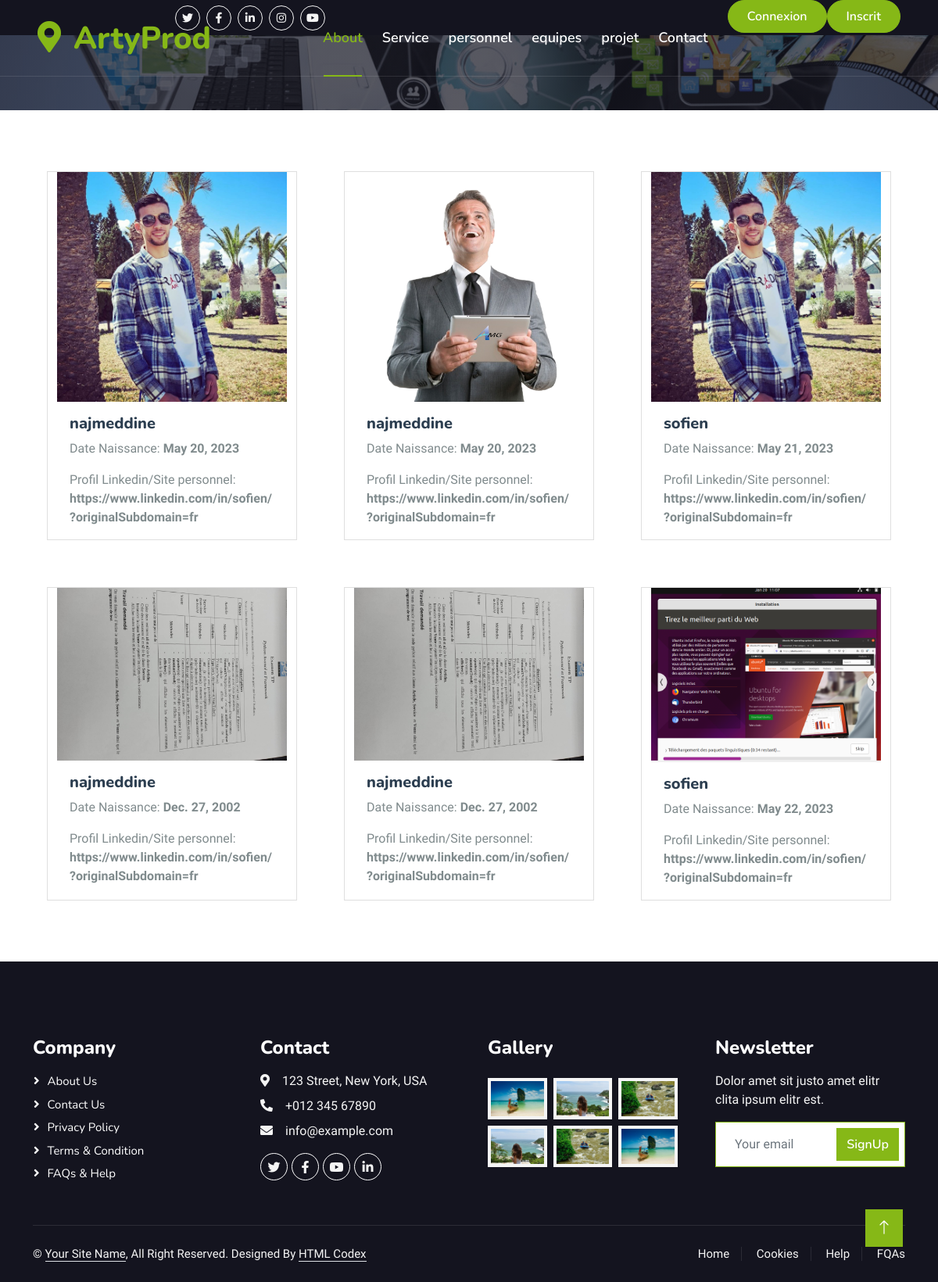
/ArtyProd/TtPersonnel/, run on the app's committed database.
### ArtyProd/models.py (models this page shows, shortened)
class Personnel(models.Model):
    nom = models.CharField(max_length=100)
    prenom = models.CharField(max_length=100, default='')
    date_naissance = models.DateField(default=datetime.date.today)
    photo = models.ImageField(upload_to='photosProfil/', blank=True, null=True)
    cv = models.FileField(upload_to='cv/', blank=True, null=True)
    date_affectation = models.DateField(null=True, default=datetime.date.today)
    profil_linkedin_ou_site_personnel = models.URLField(blank=True)

### ArtyProd/views.py (the view)
# urls.py: path('TtPersonnel/', views.TtPersonnel, name='TtPersonnel'),
def TtPersonnel(request):
        personnels= Personnel.objects.all()
        context={'personnels':personnels}
        return render( request,'personnels/personnels.html',context )

### ArtyProd/templates/personnels/personnels.html
{% extends 'navbar.html' %}
{% block content %}
<div class="container">
    <div class="row">
            {% for personnel in personnels %}
            {% if forloop.counter0|divisibleby:3 %}
            </div>
            <div class="row">
                {% endif %}
                <div class="card" style="width: 20rem;; margin: 30px;">
                    {% if personnel.photo %}
                    <img src="{{ personnel.photo.url }}" alt="{{ personnel.nom }}" class="card-img-top">
                    {% endif %}
                    <div class="card-body">
                        <h5 class="card-title">{{ personnel.nom }}</h5>
                        <p class="card-text">Date Naissance: <b>{{ personnel.date_naissance }}</b></p>
                        <p class="card-text">Profil Linkedin/Site personnel: <b>{{ personnel.profil_linkedin_ou_site_personnel }}</b></p>
                    </div>
                </div>
            {% endfor %}
        </div>
    </div>
{% endblock %}

### ArtyProd/templates/navbar.html (shortened to what this page needs)
<!DOCTYPE html>
<html lang="en">
<head>
    <link href="https://cdnjs.cloudflare.com/ajax/libs/font-awesome/5.10.0/css/all.min.css" rel="stylesheet">
    <link href="https://cdn.jsdelivr.net/npm/bootstrap-icons@1.4.1/font/bootstrap-icons.css" rel="stylesheet">
    <link href="/static/lib/animate/animate.min.css" rel="stylesheet">
    <link href="/static/lib/owlcarousel/assets/owl.carousel.min.css" rel="stylesheet">
    <link href="/static/lib/tempusdominus/css/tempusdominus-bootstrap-4.min.css" rel="stylesheet" />
    <link href="/static/css/bootstrap.min.css" rel="stylesheet">
    <link href="/static/css/style.css" rel="stylesheet">
</head>
<body>
    <div class="container-fluid bg-dark px-5 d-none d-lg-block">
        <div class="row gx-0">
            <div class="col-lg-4 text-center text-lg-end">
                <div class="d-inline-flex align-items-center" style="height: 45px;">
                    <a class="btn btn-sm btn-outline-light btn-sm-square rounded-circle me-2" href=""><i
                            class="fab fa-twitter fw-normal"></i></a>
                    <a class="btn btn-sm btn-outline-light btn-sm-square rounded-circle me-2" href=""><i
                            class="fab fa-facebook-f fw-normal"></i></a>
                    <a class="btn btn-sm btn-outline-light btn-sm-square rounded-circle me-2" href=""><i
                            class="fab fa-linkedin-in fw-normal"></i></a>
                    <a class="btn btn-sm btn-outline-light btn-sm-square rounded-circle me-2" href=""><i
                            class="fab fa-instagram fw-normal"></i></a>
                    <a class="btn btn-sm btn-outline-light btn-sm-square rounded-circle" href=""><i
                            class="fab fa-youtube fw-normal"></i></a>
                </div>
            </div>
        </div>
    </div>
    <nav class="navbar navbar-expand-lg navbar-light px-4 px-lg-5 py-3 py-lg-0">
        <a href="" class="navbar-brand p-0">
            <h1 class="text-primary m-0"><i class="fa fa-map-marker-alt me-3"></i>ArtyProd</h1>
        </a>
        <div class="collapse navbar-collapse" id="navbarCollapse">
            <div class="navbar-nav ms-auto py-0">
                <a href="about.html" class="nav-item nav-link active">About</a>
                <a href="{% url 'TtService' %}" class="nav-item nav-link">Service</a>
                <a href="{% url 'TtPersonnel' %}" class="nav-item nav-link">personnel</a>
                <a href="{% url 'list_equipes' %}" class="nav-item nav-link">equipes</a>
                <a href="{% url 'TtProjet' %}" class="nav-item nav-link">projet</a>
                <a href="{% url 'contact' %}" class="nav-item nav-link">Contact</a>
                {% if user.is_authenticated %}
                <li><a href="{% url 'logout' %}" class="nav-item nav-link">Déconnexion</a></li>
                {% else %}
                <li><a href="{% url 'login' %}" class="btn btn-primary rounded-pill py-2 px-4">Connexion</a></li>
                <li class="nav-item active">
                    <a href="{% url 'register' %}" class="btn btn-primary rounded-pill py-2 px-4">Inscrit</a>
                </li>
                {% endif %}
            </div>
        </div>
    </nav>
    <div class="container-fluid bg-primary py-5 mb-5 hero-header">
    </div>
    {% block content %} {% endblock %}
    <div class="container-fluid bg-dark text-light footer pt-5 mt-5 wow fadeIn" data-wow-delay="0.1s">
        <div class="container py-5">
            <div class="row g-5">
                <div class="col-lg-3 col-md-6">
                    <h4 class="text-white mb-3">Company</h4>
                    <a class="btn btn-link" href="">About Us</a>
                    <a class="btn btn-link" href="">Contact Us</a>
                    <a class="btn btn-link" href="">Privacy Policy</a>
                    <a class="btn btn-link" href="">Terms & Condition</a>
                    <a class="btn btn-link" href="">FAQs & Help</a>
                </div>
                <div class="col-lg-3 col-md-6">
                    <h4 class="text-white mb-3">Contact</h4>
                    <p class="mb-2"><i class="fa fa-map-marker-alt me-3"></i>123 Street, New York, USA</p>
                    <p class="mb-2"><i class="fa fa-phone-alt me-3"></i>+012 345 67890</p>
                    <p class="mb-2"><i class="fa fa-envelope me-3"></i>info@example.com</p>
                    <div class="d-flex pt-2">
                        <a class="btn btn-outline-light btn-social" href=""><i class="fab fa-twitter"></i></a>
                        <a class="btn btn-outline-light btn-social" href=""><i class="fab fa-facebook-f"></i></a>
                        <a class="btn btn-outline-light btn-social" href=""><i class="fab fa-youtube"></i></a>
                        <a class="btn btn-outline-light btn-social" href=""><i class="fab fa-linkedin-in"></i></a>
                    </div>
                </div>
                <div class="col-lg-3 col-md-6">
                    <h4 class="text-white mb-3">Gallery</h4>
                    <div class="row g-2 pt-2">
                        <div class="col-4">
                            <img class="img-fluid bg-light p-1" src="/static/img/package-1.jpg" alt="">
                        </div>
                        <div class="col-4">
                            <img class="img-fluid bg-light p-1" src="/static/img/package-2.jpg" alt="">
                        </div>
                        <div class="col-4">
                            <img class="img-fluid bg-light p-1" src="/static/img/package-3.jpg" alt="">
                        </div>
                        <div class="col-4">
                            <img class="img-fluid bg-light p-1" src="/static/img/package-2.jpg" alt="">
                        </div>
                        <div class="col-4">
                            <img class="img-fluid bg-light p-1" src="/static/img/package-3.jpg" alt="">
                        </div>
                        <div class="col-4">
                            <img class="img-fluid bg-light p-1" src="/static/img/package-1.jpg" alt="">
                        </div>
                    </div>
                </div>
                <div class="col-lg-3 col-md-6">
                    <h4 class="text-white mb-3">Newsletter</h4>
                    <p>Dolor amet sit justo amet elitr clita ipsum elitr est.</p>
                    <div class="position-relative mx-auto" style="max-width: 400px;">
                        <input class="form-control border-primary w-100 py-3 ps-4 pe-5" type="text"
                            placeholder="Your email">
                        <button type="button"
                            class="btn btn-primary py-2 position-absolute top-0 end-0 mt-2 me-2">SignUp</button>
                    </div>
                </div>
            </div>
        </div>
        <div class="container">
            <div class="copyright">
                <div class="row">
                    <div class="col-md-6 text-center text-md-start mb-3 mb-md-0">
                        &copy; <a class="border-bottom" href="#">Your Site Name</a>, All Right Reserved.
                        Designed By <a class="border-bottom" href="https://htmlcodex.com">HTML Codex</a>
                    </div>
                    <div class="col-md-6 text-center text-md-end">
                        <div class="footer-menu">
                            <a href="">Home</a>
                            <a href="">Cookies</a>
                            <a href="">Help</a>
                            <a href="">FQAs</a>
                        </div>
                    </div>
                </div>
            </div>
        </div>
    </div>
    <a href="#" class="btn btn-lg btn-primary btn-lg-square back-to-top"><i class="bi bi-arrow-up"></i></a>
</body>
</html>

### ArtyProd/static/css/style.css (style rules this page uses)
:root { --primary: #86B817; --secondary: #FE8800; --light: #F5F5F5; --dark: #14141F; }
.back-to-top { position: fixed; display: none; right: 45px; bottom: 45px; z-index: 99; }
.btn { font-family: 'Nunito', sans-serif; font-weight: 600; transition: .5s; justify-content: center; align-items: center; }
.btn.btn-primary, .btn.btn-secondary { color: #FFFFFF; }
.btn-sm-square { width: 32px; height: 32px; }
.btn-lg-square { width: 48px; height: 48px; }
.btn-square, .btn-sm-square, .btn-lg-square { padding: 0; display: flex; align-items: center; justify-content: center; font-weight: normal; border-radius: 0px; }
.navbar-light .navbar-nav .nav-link { font-family: 'Nunito', sans-serif; position: relative; margin-right: 25px; padding: 35px 0; color: #FFFFFF !important; font-size: 18px; font-weight: 600; outline: none; transition: .5s; }
.navbar-light .navbar-nav .nav-link:hover, .navbar-light .navbar-nav .nav-link.active { color: var(--primary) !important; }
@media (min-width: 992px) { .navbar-light { position: absolute; width: 100%; top: 0; left: 0; border-bottom: 1px solid rgba(256, 256, 256, .1); z-index: 999; } }
@media (min-width: 992px) { .navbar-light .navbar-nav .nav-link::before { position: absolute; content: ""; width: 0; height: 2px; bottom: -1px; left: 50%; background: var(--primary); transition: .5s; } }
@media (min-width: 992px) { .navbar-light .navbar-nav .nav-link:hover::before, .navbar-light .navbar-nav .nav-link.active::before { width: calc(100% - 2px); left: 1px; } }
.hero-header { background: linear-gradient(rgba(20, 20, 31, .7), rgba(20, 20, 31, .7)), url(static/img/pro.jpeg); background-position: center center; background-repeat: no-repeat; background-size: cover; }
.footer .btn.btn-social { margin-right: 5px; width: 35px; height: 35px; display: flex; align-items: center; justify-content: center; color: var(--light); font-weight: normal; border: 1px solid #FFFFFF; border-radius: 35px; transition: .3s; }
.footer .btn.btn-link { display: block; margin-bottom: 5px; padding: 0; text-align: left; color: #FFFFFF; font-size: 15px; font-weight: normal; text-transform: capitalize; transition: .3s; }
.footer .btn.btn-link::before { position: relative; content: "\f105"; font-family: "Font Awesome 5 Free"; font-weight: 900; margin-right: 10px; }
.footer .copyright { padding: 25px 0; font-size: 15px; border-top: 1px solid rgba(256, 256, 256, .1); }
.footer .copyright a { color: var(--light); }
.footer .footer-menu a { margin-right: 15px; padding-right: 15px; border-right: 1px solid rgba(255, 255, 255, .1); }
.footer .footer-menu a:last-child { margin-right: 0; padding-right: 0; border-right: none; }

### data on the page
Personnel: photo (picture), nom "najmeddine", date_naissance "May 20, 2023", profil_linkedin_ou_site_personnel "https://www.linkedin.com/in/sofien/?originalSubdomain=fr"
Personnel: photo (picture), nom "najmeddine", date_naissance "May 20, 2023", profil_linkedin_ou_site_personnel "https://www.linkedin.com/in/sofien/?originalSubdomain=fr"
Personnel: photo (picture), nom "sofien", date_naissance "May 21, 2023", profil_linkedin_ou_site_personnel "https://www.linkedin.com/in/sofien/?originalSubdomain=fr"
Personnel: photo (picture), nom "najmeddine", date_naissance "Dec. 27, 2002", profil_linkedin_ou_site_personnel "https://www.linkedin.com/in/sofien/?originalSubdomain=fr"
Personnel: photo (picture), nom "najmeddine", date_naissance "Dec. 27, 2002", profil_linkedin_ou_site_personnel "https://www.linkedin.com/in/sofien/?originalSubdomain=fr"
Personnel: photo (picture), nom "sofien", date_naissance "May 22, 2023", profil_linkedin_ou_site_personnel "https://www.linkedin.com/in/sofien/?originalSubdomain=fr"
